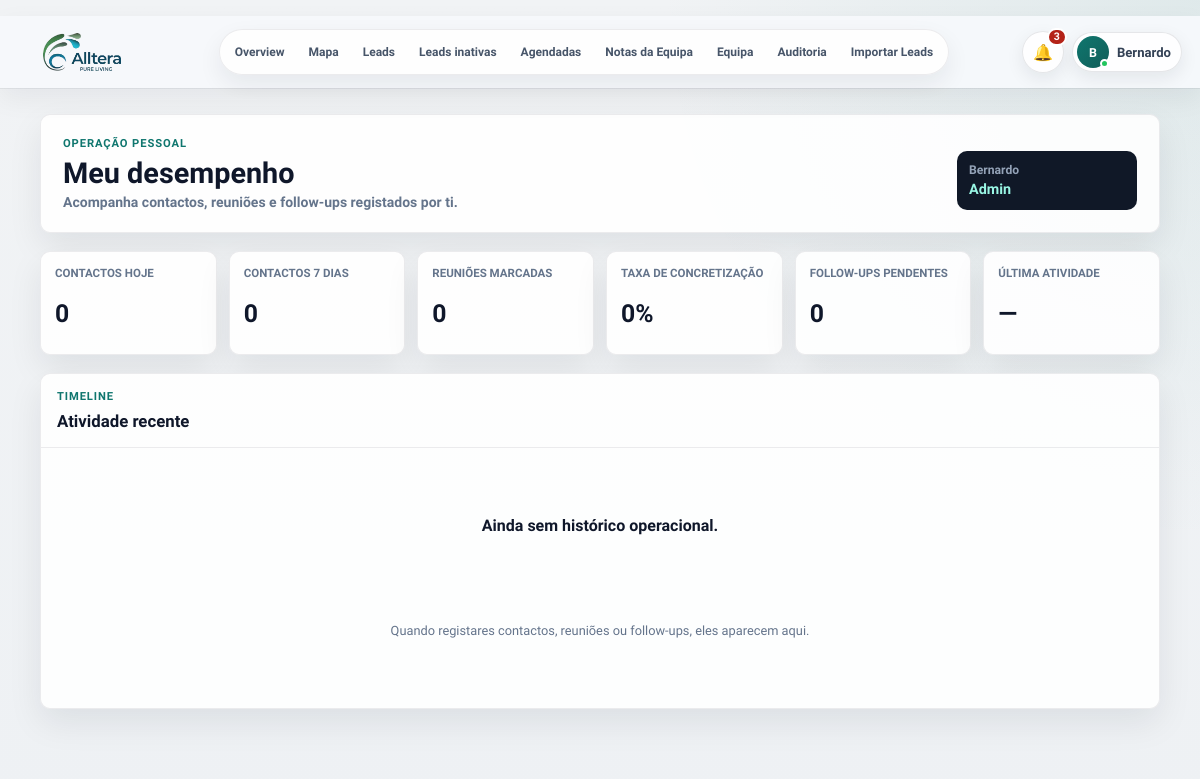
Page /meu-desempenho (signed in) on the earlier database version.
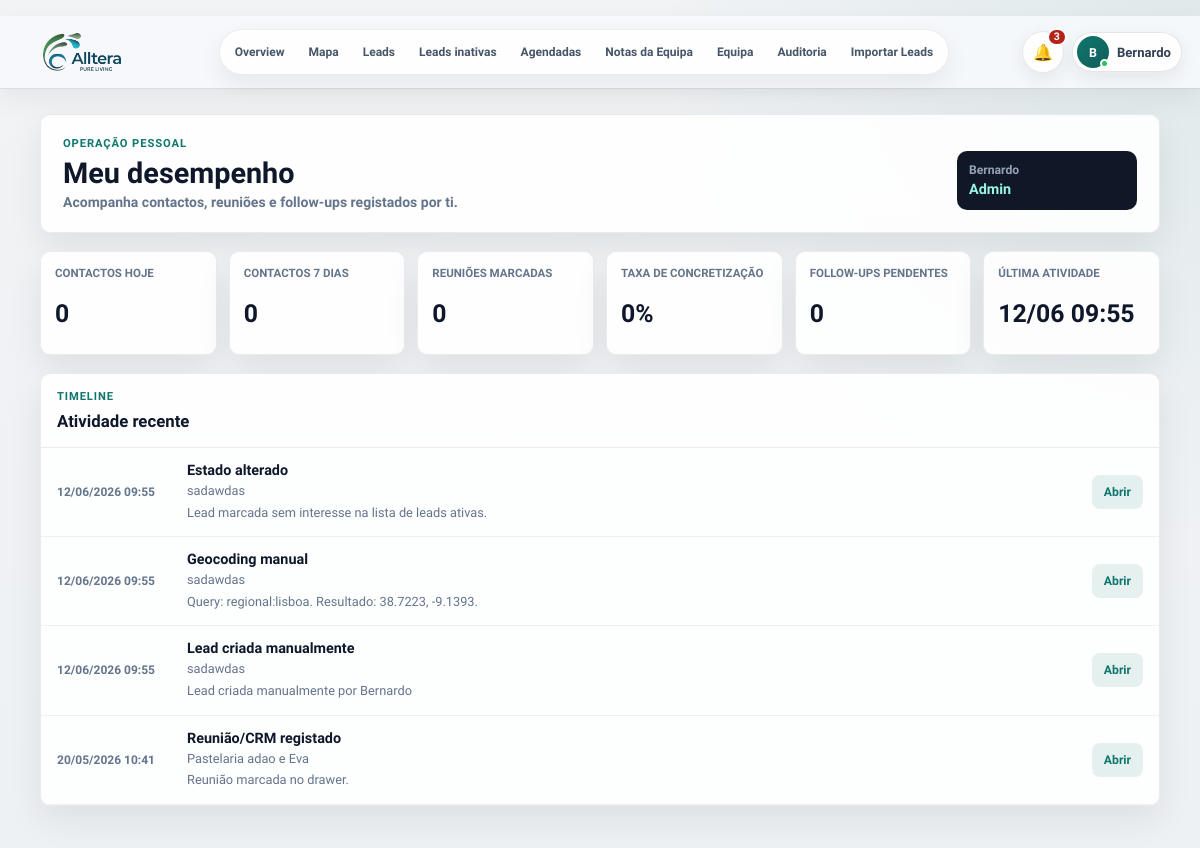
Same page on the later database version.
### PlataformaApoioDecisaoComercial/models.py (models this page shows, shortened)
class HistoricoLead(db.Model):
    id = db.Column(db.Integer, primary_key=True)
    lead_id = db.Column(db.Integer, db.ForeignKey("lead.id"), nullable=False)
    user_id = db.Column(db.Integer, db.ForeignKey("users.id"), nullable=True, index=True)
    acao = db.Column(db.String(120), nullable=False)
    tipo_acao = db.Column(db.String(80), nullable=True, index=True)
    observacao = db.Column(db.Text, nullable=True)
    resultado = db.Column(db.String(120), nullable=True)
    comercial_responsavel = db.Column(db.String(80), nullable=True)
    created_at = db.Column(db.DateTime, default=datetime.utcnow)
    user = db.relationship("User", back_populates="historico")

class Lead(db.Model):
    id = db.Column(db.Integer, primary_key=True)
    nome_cliente = db.Column(db.String(180), nullable=True)
    area_negocio = db.Column(db.String(120), nullable=True)
    cidade = db.Column(db.String(80), nullable=True)
    empresa = db.Column(db.String(180), nullable=True)
    nome_empresa = db.Column(db.String(180), nullable=False)
    tipo_cliente = db.Column(db.String(80), nullable=False)
    morada = db.Column(db.String(220), nullable=True)
    codigo_postal = db.Column(db.String(20), nullable=True)
    localidade = db.Column(db.String(80), nullable=False)
    contacto = db.Column(db.String(120), nullable=True)
    telefone = db.Column(db.String(40), nullable=True)
    email = db.Column(db.String(160), nullable=True)
    categoria = db.Column(db.String(120), nullable=True)
    nif = db.Column(db.String(30), nullable=True)
    observacoes = db.Column(db.Text, nullable=True)
    observacoes_contacto = db.Column(db.Text, nullable=True)
    reuniao_info = db.Column(db.Text, nullable=True)
    classificacao_observacao = db.Column(db.String(80), nullable=True)
    motivo_classificacao = db.Column(db.Text, nullable=True)
    latitude = db.Column(db.Float, nullable=True)
    longitude = db.Column(db.Float, nullable=True)
    estado = db.Column(db.String(40), nullable=False, default="Por contactar")
    estado_lead = db.Column(db.String(40), nullable=True, default="Por contactar")
    prioridade = db.Column(db.String(20), nullable=True, default="Baixa")
    comercial_responsavel = db.Column(db.String(80), nullable=False, default="Flávia")
    data_novo_contacto = db.Column(db.Date, nullable=True)
    data_reuniao = db.Column(db.Date, nullable=True)
    hora_reuniao = db.Column(db.String(10), nullable=True)
    tags = db.Column(db.String(300), nullable=True)
    insight_tags = db.Column(db.String(400), nullable=True)
    insight_note = db.Column(db.Text, nullable=True)
    assigned_to_id = db.Column(db.Integer, db.ForeignKey("users.id"), nullable=True, index=True)
    created_at = db.Column(db.DateTime, default=datetime.utcnow)
    updated_at = db.Column(db.DateTime, default=datetime.utcnow, onupdate=datetime.utcnow)
    assigned_to = db.relationship("User", back_populates="assigned_leads")
    historico = db.relationship(
        "HistoricoLead",
        backref="lead",
        cascade="all, delete-orphan",
        order_by="desc(HistoricoLead.created_at)",
    )

### PlataformaApoioDecisaoComercial/app.py (the view)
    @app.route("/meu-desempenho")
    @login_required
    def meu_desempenho():
        return render_template("meu_desempenho.html", performance=personal_performance_context(current_user))

### PlataformaApoioDecisaoComercial/app.py (called while the page is built)
def normalize_lookup(value):
    text = str(value or "").strip().lower()
    text = unicodedata.normalize("NFKD", text)
    return "".join(char for char in text if not unicodedata.combining(char))

def clean_text(value):
    return re.sub(r"\s+", " ", str(value or "").strip())

def parse_time_value(value):
    value = clean_text(value)
    if not value:
        return None
    match = re.fullmatch(r"([01]?\d|2[0-3]):([0-5]\d)(?::[0-5]\d)?", value)
    if not match:
        return None
    return f"{int(match.group(1)):02d}:{match.group(2)}"

def scheduled_time_label(lead):
    return parse_time_value(getattr(lead, "hora_reuniao", None)) or ""

def scheduled_badge_count():
    today = date.today()
    return (
        Lead.query.filter(
            Lead.data_novo_contacto.isnot(None),
            Lead.data_novo_contacto <= today,
            Lead.estado.in_(list(SCHEDULED_STATES)),
        ).count()
    )

def history_matches(entry, tokens):
    text = normalize_lookup(" ".join([
        entry.tipo_acao or "",
        entry.acao or "",
        entry.resultado or "",
        entry.observacao or "",
    ]))
    return any(token in text for token in tokens)

### PlataformaApoioDecisaoComercial/templates/meu_desempenho.html (shortened to what this page needs)
{% extends "base.html" %}
{% block content %}
<main class="page-shell personal-performance-page">
    <section class="personal-performance-hero">
        <div>
            <p class="eyebrow">Operação pessoal</p>
            <h1>Meu desempenho</h1>
            <p>Acompanha contactos, reuniões e follow-ups registados por ti.</p>
        </div>
        <div class="personal-performance-hero__meta">
            <span>{{ current_user.nome or current_user.email }}</span>
            <strong>{{ "Admin" if current_user.role == "admin" else "Rececionista" }}</strong>
        </div>
    </section>
    {% set metrics = performance.metrics %}
    <section class="personal-performance-metrics">
        <article>
            <span>Contactos hoje</span>
            <strong>{{ metrics.contacts_today }}</strong>
        </article>
        <article>
            <span>Contactos 7 dias</span>
            <strong>{{ metrics.contacts_7 }}</strong>
        </article>
        <article>
            <span>Reuniões marcadas</span>
            <strong>{{ metrics.meetings }}</strong>
        </article>
        <article>
            <span>Taxa de concretização</span>
            <strong>{{ metrics.conversion_rate }}%</strong>
        </article>
        <article>
            <span>Follow-ups pendentes</span>
            <strong>{{ metrics.pending_followups }}</strong>
        </article>
        <article>
            <span>Última atividade</span>
            <strong>{{ metrics.last_activity.strftime("%d/%m %H:%M") if metrics.last_activity else "—" }}</strong>
        </article>
    </section>
    <section class="personal-performance-panel">
        <header>
            <div>
                <p class="eyebrow">Timeline</p>
                <h2>Atividade recente</h2>
            </div>
        </header>
        {% if performance.has_history %}
        <ol class="personal-performance-timeline">
            {% for entry in performance.timeline %}
            <li>
                <time datetime="{{ entry.created_at.isoformat() if entry.created_at else '' }}">
                    {{ entry.created_at.strftime("%d/%m/%Y %H:%M") if entry.created_at else "Sem data" }}
                </time>
                <div>
                    <strong>{{ entry.acao }}</strong>
                    <span>{{ entry.lead.nome_empresa if entry.lead else "Lead removida" }}</span>
                    {% if entry.observacao %}
                    <p>{{ entry.observacao }}</p>
                    {% endif %}
                </div>
                {% if entry.lead %}
                <a href="{{ url_for('mapa_leads', lead_id=entry.lead.id) }}">Abrir</a>
                {% endif %}
            </li>
            {% endfor %}
        </ol>
        {% else %}
        <div class="personal-performance-empty">
            <strong>Ainda sem histórico operacional.</strong>
            <span>Quando registares contactos, reuniões ou follow-ups, eles aparecem aqui.</span>
        </div>
        {% endif %}
    </section>
</main>
{% endblock %}

Differences in the rows shown:
added HistoricoLead: last_activity "12/06 09:55", created_at "12/06/2026 09:55", acao "Estado alterado", lead "sadawdas", observacao "Lead marcada sem interesse na lista de leads ativas."
added HistoricoLead: created_at "12/06/2026 09:55", acao "Geocoding manual", lead "sadawdas", observacao "Query: regional:lisboa. Resultado: 38.7223, -9.1393."
added HistoricoLead: created_at "12/06/2026 09:55", acao "Lead criada manualmente", lead "sadawdas", observacao "Lead criada manualmente por Bernardo"
added HistoricoLead: created_at "20/05/2026 10:41", acao "Reunião/CRM registado", lead "Pastelaria adao e Eva", observacao "Reunião marcada no drawer."
Other differences:
text no longer shown: "— Ainda sem histórico operacional. Quando registares contactos, reuniões ou follow-ups, eles aparecem aqui."
